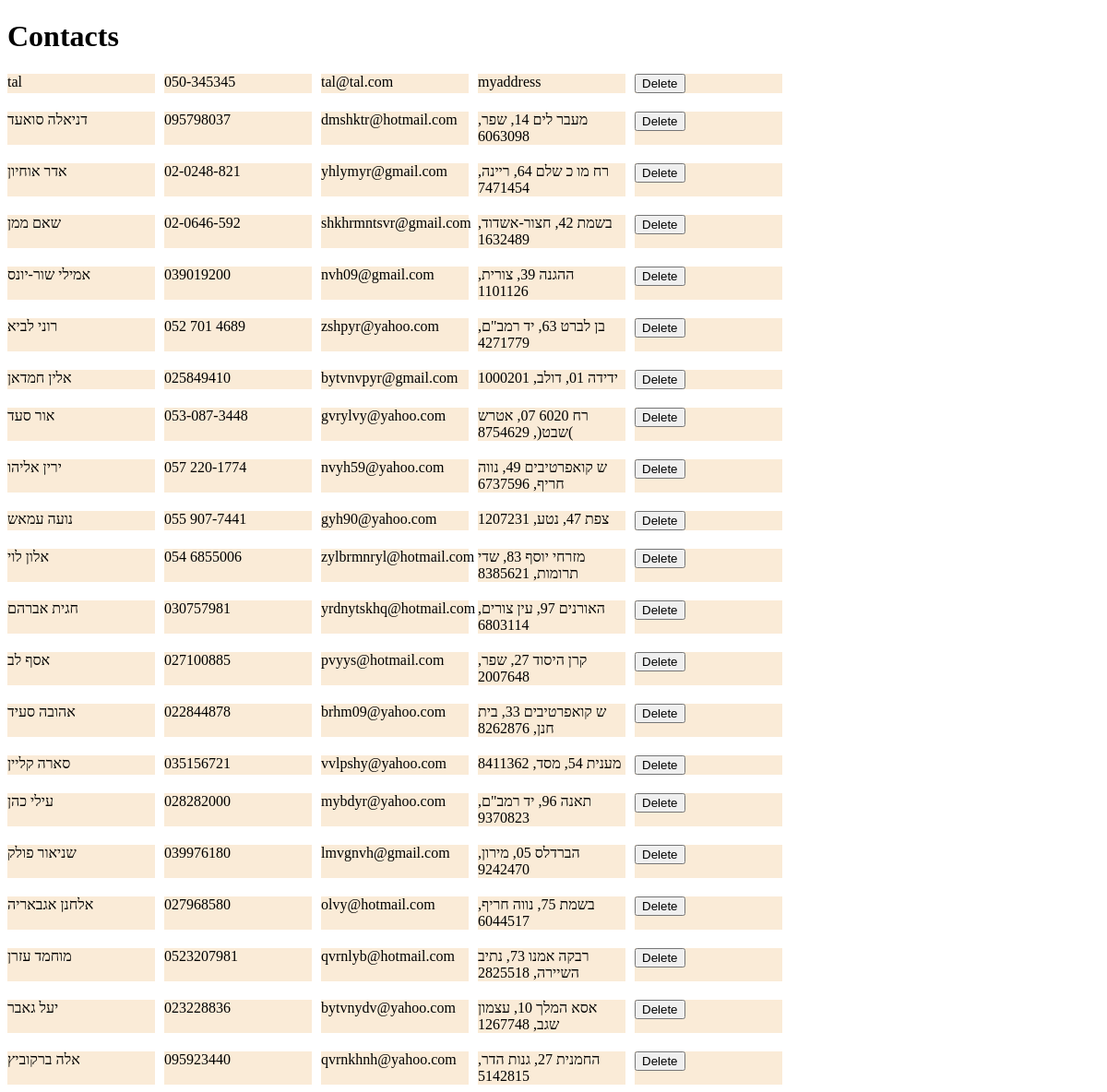
Before: / with the older database file.
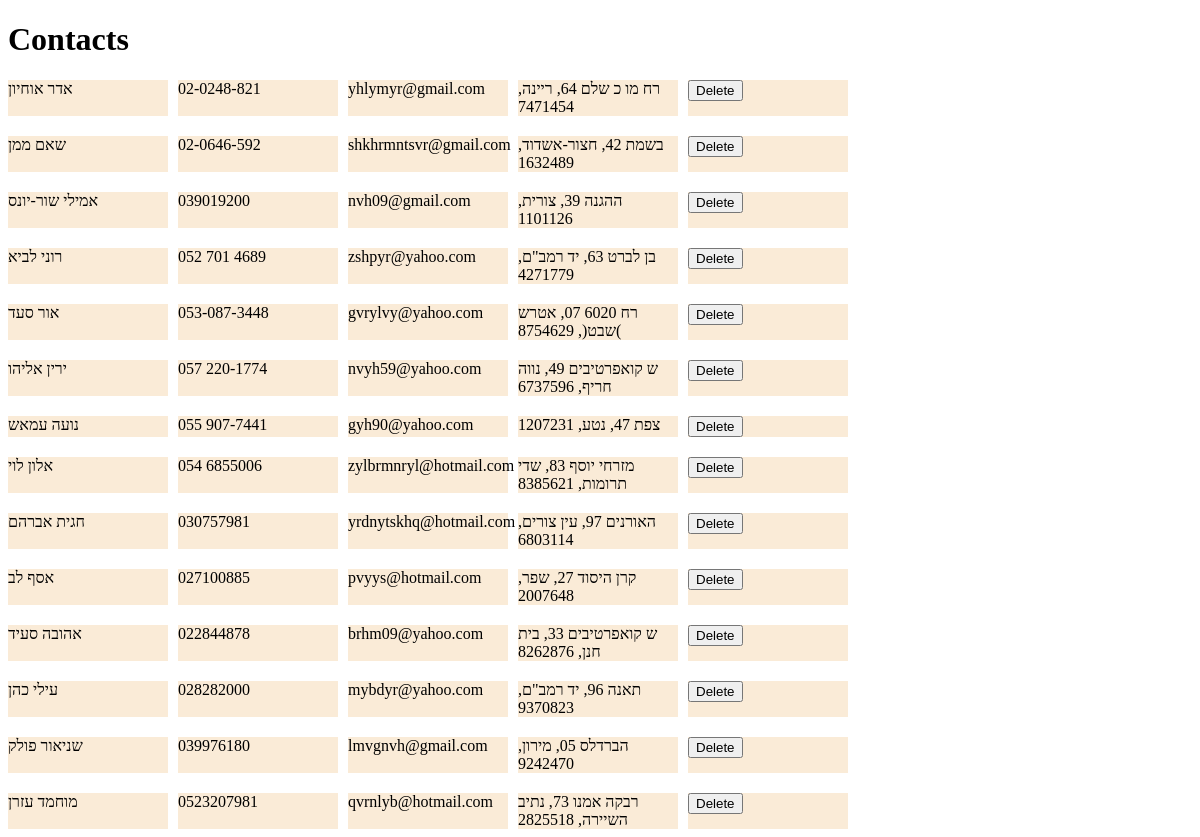
After: the same page with the newer database file.
### tables this page shows
CREATE TABLE "contacts" (
	"id"	INTEGER,
	"name"	TEXT,
	"phone"	TEXT,
	"email"	TEXT,
	"address"	TEXT,
	"user_id"	INTEGER,
	FOREIGN KEY("user_id") REFERENCES "users"("id"),
	PRIMARY KEY("id")
);

### app.py (the view)
@app.route('/')
def home():
    return render_template("home.html", contacts=get_contacts())

### app.py (called while the page is built)
def get_contacts():
    with sqlite3.connect("contacts.db") as conn:
        cur = conn.cursor()
        rows = cur.execute("SELECT * FROM contacts")
        return [Contact(row) for row in rows.fetchall()]

### templates/home.html (shortened to what this page needs)
<!DOCTYPE html>
<html lang="en">
<head>
    <link rel="stylesheet" href="/static/style.css">
</head>
<body>
    <h1>Contacts</h1>
    <div class="contacts">
    {% for contact in contacts %}
    <div class="row">
        <div class="name">{{ contact.name }}</div>
        <div class="phone">{{ contact.phone }}</div>
        <div class="email">{{ contact.email }}</div>
        <div class="address">{{ contact.address }}</div>
        <div class="delete"><form action="/delete" method="get">
            <input type="submit" value="Delete">
        </form></div>
    </div>
    {% endfor %}
</div>
</body>
</html>

### static/style.css (style rules this page uses)
.contacts { display: flex; flex-direction: column; gap: 20px; }
.row { display: flex; gap: 10px; }
.row>* { width: 10em; background-color: antiquewhite; }

Changed rows visible on the page:
removed contacts: name "tal", phone "050-345345", email "tal@tal.com", address "myaddress"
removed contacts: name "דניאלה סואעד", phone "095798037", email "dmshktr@hotmail.com", address "מעבר לים 14, שפר, 6063098"
removed contacts: name "אלין חמדאן", phone "025849410", email "bytvnvpyr@gmail.com", address "ידידה 01, דולב, 1000201"
removed contacts: name "סארה קליין", phone "035156721", email "vvlpshy@yahoo.com", address "מענית 54, מסד, 8411362"
removed contacts: name "אלחנן אגבאריה", phone "027968580", email "olvy@hotmail.com", address "בשמת 75, נווה חריף, 6044517"
removed contacts: name "יעל גאבר", phone "023228836", email "bytvnydv@yahoo.com", address "אסא המלך 10, עצמון שגב, 1267748"
removed contacts: name "אלה ברקוביץ", phone "095923440", email "qvrnkhnh@yahoo.com", address "החמנית 27, גנות הדר, 5142815"
